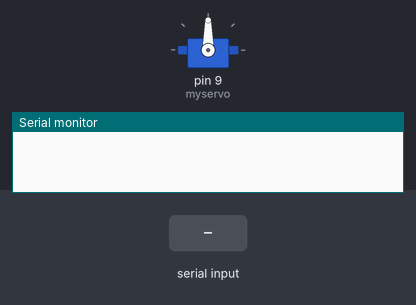
Bench run of a sketch on a simulated Arduino Uno, built with avr-gcc and run on an emulated ATmega328P. Shown: servo, the last lines printed to the serial monitor. Inputs (shaded band) come from the test bench. Random numbers use the default seed unless the sketch sets one; the audio player accepts every command and is not drawn.

Above: at 1.2 s.
1.3 s: "start\n" received over Serial
At 2.6 s:
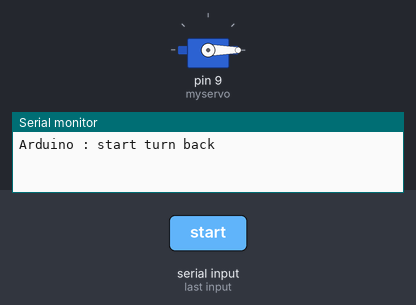
At 4.0 s:
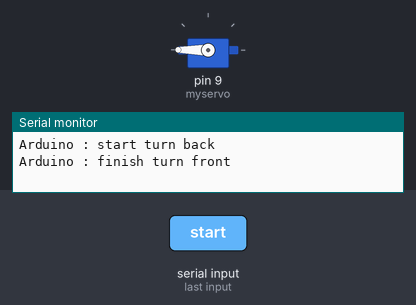
Timing chart, 0 to 10.3 s (numbered marks = the images above; inputs shaded):
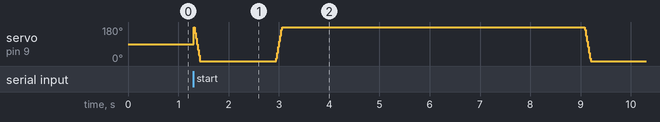

The sketch:

serial_port.ino
```cpp
#include <Servo.h>
#include <SoftwareSerial.h>
#include <DFMiniMp3.h>

class Mp3Notify
{
public:
  static void PrintlnSourceAction(DfMp3_PlaySources source, const char* action)
  {
    if (source & DfMp3_PlaySources_Sd)
    {
        Serial.print("SD Card, ");
    }
    if (source & DfMp3_PlaySources_Usb)
    {
        Serial.print("USB Disk, ");
    }
    if (source & DfMp3_PlaySources_Flash)
    {
        Serial.print("Flash, ");
    }
    Serial.println(action);
  }
  static void OnError(uint16_t errorCode)
  {
    // see DfMp3_Error for code meaning
    Serial.println();
    Serial.print("Com Error ");
    Serial.println(errorCode);
  }
  static void OnPlayFinished(DfMp3_PlaySources source, uint16_t track)
  {
    Serial.print("Play finished for #");
    Serial.println(track);
  }
  static void OnPlaySourceOnline(DfMp3_PlaySources source)
  {
    PrintlnSourceAction(source, "online");
  }
  static void OnPlaySourceInserted(DfMp3_PlaySources source)
  {
    PrintlnSourceAction(source, "inserted");
  }
  static void OnPlaySourceRemoved(DfMp3_PlaySources source)
  {
    PrintlnSourceAction(source, "removed");
  }
};

SoftwareSerial secondarySerial(10, 11); // RX, TX
DFMiniMp3<SoftwareSerial, Mp3Notify> mp3(secondarySerial);
Servo myservo;
int pos = 180; //180:面對玩家, 0:背對玩家
String str;
int rotate_speed;
int flag = 0;

void setup() {
  Serial.begin(9600);
  myservo.attach(9);
  randomSeed(analogRead(0));

  mp3.begin();
  mp3.setVolume(30);

}

void loop() {
  //rotate_speed = random(5, 15);
  rotate_speed = 15;

  str = Serial.readStringUntil('\n');
  if(str == "start") flag = 1;
  if(flag){
    Serial.write("Arduino : start turn back\n");
    for(pos = 180; pos >=0; pos-=rotate_speed){
      myservo.write(pos);
      delay(10);
    }

    int track_num = random(1,4);
    mp3.playMp3FolderTrack(track_num);
    if(track_num == 1)
      delay(5500);
    else if(track_num == 2)
      delay(2700);
    else if(track_num == 3)
      delay(1500);

    for(pos = 0; pos <=180; pos+=rotate_speed){
      myservo.write(pos);
      delay(10);
    }
    Serial.write("Arduino : finish turn front\n");
    delay(5000);
  }
  else if(str == "reset"){
    flag = 0;
    myservo.write(180);
  }
}
```
